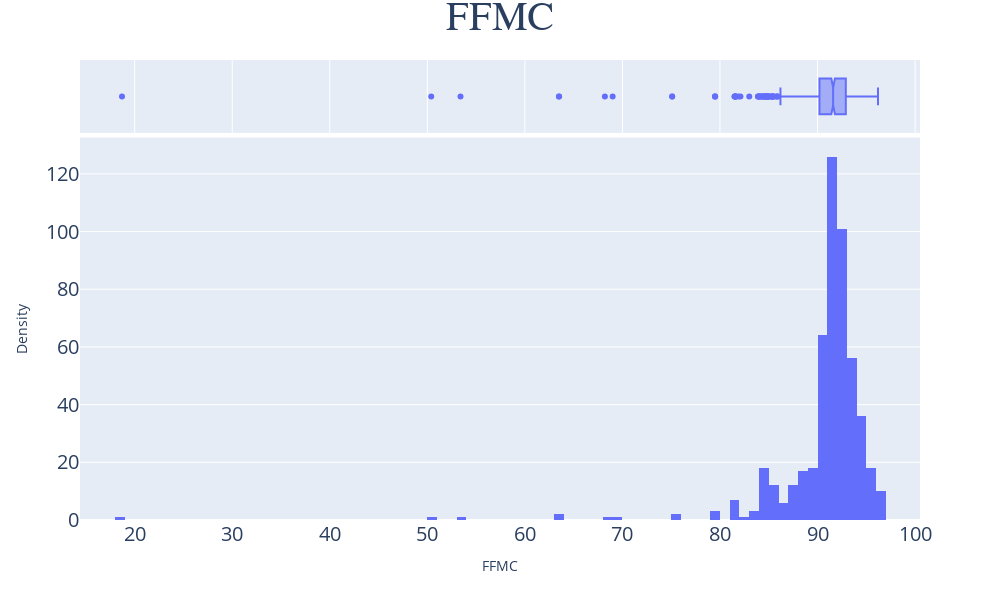
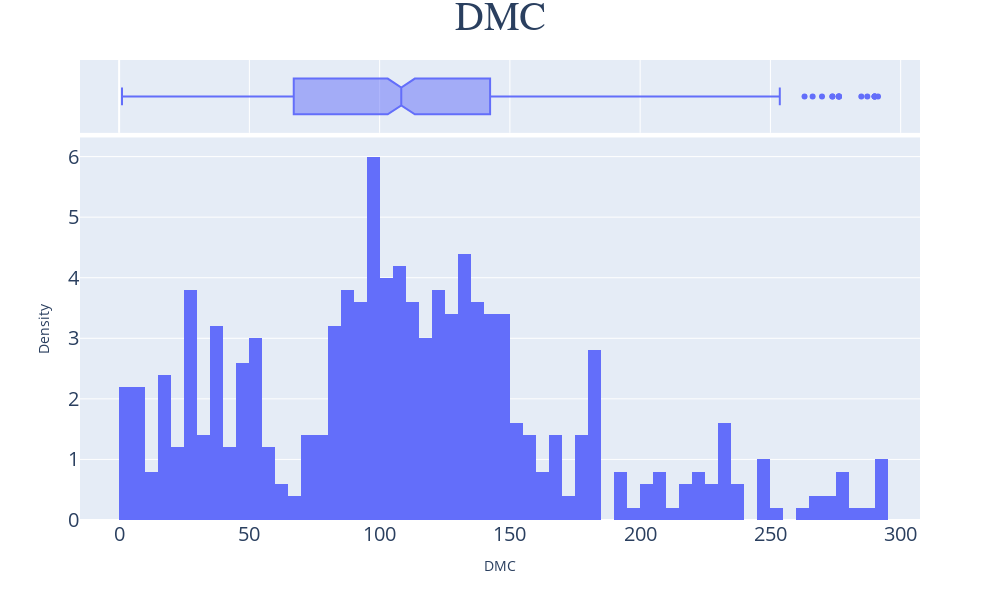
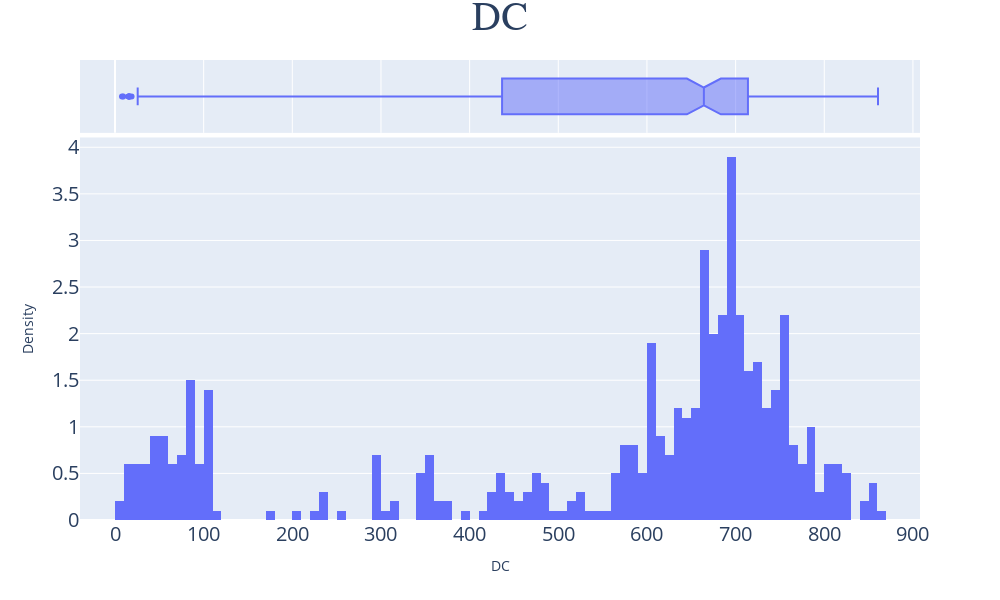
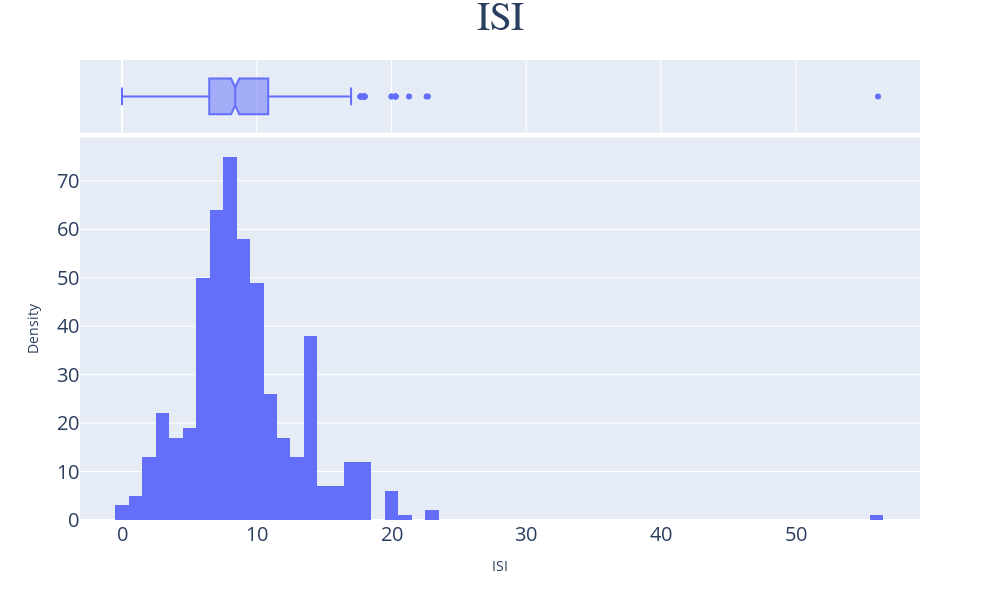

The code cell stored with these charts, in order, in its notebook:
### Code cell
import plotly.express as px

select_col = ['FFMC', 'DMC', 'DC', 'ISI', 'temp', 'RH', 'wind', 'rain','area']

for i in select_col:
    fig = px.histogram(
        df,
        x=i,
        histnorm = 'density',  # Set histnorm to 'density' for KDE
        nbins=100,  # Set number of bins for the histogram
        marginal = 'box'
    )
    fig.update_traces(
        opacity=1,  # Set opacity for the histogram bars
    )

    fig.update_layout(
        title=f'{i}',
        xaxis_title=i,
        yaxis_title = 'Density',
        width=1000,
        height=600,
        xaxis_tickfont = dict(size = 20),
        yaxis_tickfont = dict(size = 20)
    )
    fig.update_layout(
        title = {
        'font': {'size': 40, 'family': 'Gulliver'},
        'x': 0.5
        }
    )
    fig.show()
    fig.write_image(f"{i}.png")

### Figure 1 — Plotly figure (JSON) as saved in the notebook; plotly's stock layout.template omitted (floating-point values rounded to 4 significant figures; data arrays with more than 128 entries replaced by an {"elided": "..."} marker saying what was removed)
{"data": [{"alignmentgroup": "True", "bingroup": "x", "histnorm": "density", "hovertemplate": "FFMC=%{x}<br>density=%{y}<extra></extra>", "legendgroup": "", "marker": {"color": "#636efa", "pattern": {"shape": ""}}, "name": "", "nbinsx": 100, "offsetgroup": "", "opacity": 1, "orientation": "v", "showlegend": false, "type": "histogram", "x": {"elided": "517 float values"}, "xaxis": "x", "yaxis": "y"}, {"alignmentgroup": "True", "hovertemplate": "FFMC=%{x}<extra></extra>", "legendgroup": "", "marker": {"color": "#636efa"}, "name": "", "notched": true, "offsetgroup": "", "opacity": 1, "showlegend": false, "type": "box", "x": {"elided": "517 float values"}, "xaxis": "x2", "yaxis": "y2"}], "layout": {"barmode": "relative", "height": 600, "legend": {"tracegroupgap": 0}, "margin": {"t": 60}, "title": {"font": {"family": "Gulliver", "size": 40}, "text": "FFMC", "x": 0.5}, "width": 1000, "xaxis": {"anchor": "y", "domain": [0, 1], "tickfont": {"size": 20}, "title": {"text": "FFMC"}}, "xaxis2": {"anchor": "y2", "domain": [0, 1], "matches": "x", "showgrid": true, "showticklabels": false}, "yaxis": {"anchor": "x", "domain": [0, 0.8316], "tickfont": {"size": 20}, "title": {"text": "Density"}}, "yaxis2": {"anchor": "x2", "domain": [0.8416, 1], "matches": "y2", "showgrid": false, "showline": false, "showticklabels": false, "ticks": ""}}}

### Figure 2 — Plotly figure (JSON) as saved in the notebook; plotly's stock layout.template omitted (floating-point values rounded to 4 significant figures; data arrays with more than 128 entries replaced by an {"elided": "..."} marker saying what was removed)
{"data": [{"alignmentgroup": "True", "bingroup": "x", "histnorm": "density", "hovertemplate": "DMC=%{x}<br>density=%{y}<extra></extra>", "legendgroup": "", "marker": {"color": "#636efa", "pattern": {"shape": ""}}, "name": "", "nbinsx": 100, "offsetgroup": "", "opacity": 1, "orientation": "v", "showlegend": false, "type": "histogram", "x": {"elided": "517 float values"}, "xaxis": "x", "yaxis": "y"}, {"alignmentgroup": "True", "hovertemplate": "DMC=%{x}<extra></extra>", "legendgroup": "", "marker": {"color": "#636efa"}, "name": "", "notched": true, "offsetgroup": "", "opacity": 1, "showlegend": false, "type": "box", "x": {"elided": "517 float values"}, "xaxis": "x2", "yaxis": "y2"}], "layout": {"barmode": "relative", "height": 600, "legend": {"tracegroupgap": 0}, "margin": {"t": 60}, "title": {"font": {"family": "Gulliver", "size": 40}, "text": "DMC", "x": 0.5}, "width": 1000, "xaxis": {"anchor": "y", "domain": [0, 1], "tickfont": {"size": 20}, "title": {"text": "DMC"}}, "xaxis2": {"anchor": "y2", "domain": [0, 1], "matches": "x", "showgrid": true, "showticklabels": false}, "yaxis": {"anchor": "x", "domain": [0, 0.8316], "tickfont": {"size": 20}, "title": {"text": "Density"}}, "yaxis2": {"anchor": "x2", "domain": [0.8416, 1], "matches": "y2", "showgrid": false, "showline": false, "showticklabels": false, "ticks": ""}}}

### Figure 3 — Plotly figure (JSON) as saved in the notebook; plotly's stock layout.template omitted (floating-point values rounded to 4 significant figures; data arrays with more than 128 entries replaced by an {"elided": "..."} marker saying what was removed)
{"data": [{"alignmentgroup": "True", "bingroup": "x", "histnorm": "density", "hovertemplate": "DC=%{x}<br>density=%{y}<extra></extra>", "legendgroup": "", "marker": {"color": "#636efa", "pattern": {"shape": ""}}, "name": "", "nbinsx": 100, "offsetgroup": "", "opacity": 1, "orientation": "v", "showlegend": false, "type": "histogram", "x": {"elided": "517 float values"}, "xaxis": "x", "yaxis": "y"}, {"alignmentgroup": "True", "hovertemplate": "DC=%{x}<extra></extra>", "legendgroup": "", "marker": {"color": "#636efa"}, "name": "", "notched": true, "offsetgroup": "", "opacity": 1, "showlegend": false, "type": "box", "x": {"elided": "517 float values"}, "xaxis": "x2", "yaxis": "y2"}], "layout": {"barmode": "relative", "height": 600, "legend": {"tracegroupgap": 0}, "margin": {"t": 60}, "title": {"font": {"family": "Gulliver", "size": 40}, "text": "DC", "x": 0.5}, "width": 1000, "xaxis": {"anchor": "y", "domain": [0, 1], "tickfont": {"size": 20}, "title": {"text": "DC"}}, "xaxis2": {"anchor": "y2", "domain": [0, 1], "matches": "x", "showgrid": true, "showticklabels": false}, "yaxis": {"anchor": "x", "domain": [0, 0.8316], "tickfont": {"size": 20}, "title": {"text": "Density"}}, "yaxis2": {"anchor": "x2", "domain": [0.8416, 1], "matches": "y2", "showgrid": false, "showline": false, "showticklabels": false, "ticks": ""}}}

### Figure 4 — Plotly figure (JSON) as saved in the notebook; plotly's stock layout.template omitted (floating-point values rounded to 4 significant figures; data arrays with more than 128 entries replaced by an {"elided": "..."} marker saying what was removed)
{"data": [{"alignmentgroup": "True", "bingroup": "x", "histnorm": "density", "hovertemplate": "ISI=%{x}<br>density=%{y}<extra></extra>", "legendgroup": "", "marker": {"color": "#636efa", "pattern": {"shape": ""}}, "name": "", "nbinsx": 100, "offsetgroup": "", "opacity": 1, "orientation": "v", "showlegend": false, "type": "histogram", "x": {"elided": "517 float values"}, "xaxis": "x", "yaxis": "y"}, {"alignmentgroup": "True", "hovertemplate": "ISI=%{x}<extra></extra>", "legendgroup": "", "marker": {"color": "#636efa"}, "name": "", "notched": true, "offsetgroup": "", "opacity": 1, "showlegend": false, "type": "box", "x": {"elided": "517 float values"}, "xaxis": "x2", "yaxis": "y2"}], "layout": {"barmode": "relative", "height": 600, "legend": {"tracegroupgap": 0}, "margin": {"t": 60}, "title": {"font": {"family": "Gulliver", "size": 40}, "text": "ISI", "x": 0.5}, "width": 1000, "xaxis": {"anchor": "y", "domain": [0, 1], "tickfont": {"size": 20}, "title": {"text": "ISI"}}, "xaxis2": {"anchor": "y2", "domain": [0, 1], "matches": "x", "showgrid": true, "showticklabels": false}, "yaxis": {"anchor": "x", "domain": [0, 0.8316], "tickfont": {"size": 20}, "title": {"text": "Density"}}, "yaxis2": {"anchor": "x2", "domain": [0.8416, 1], "matches": "y2", "showgrid": false, "showline": false, "showticklabels": false, "ticks": ""}}}
